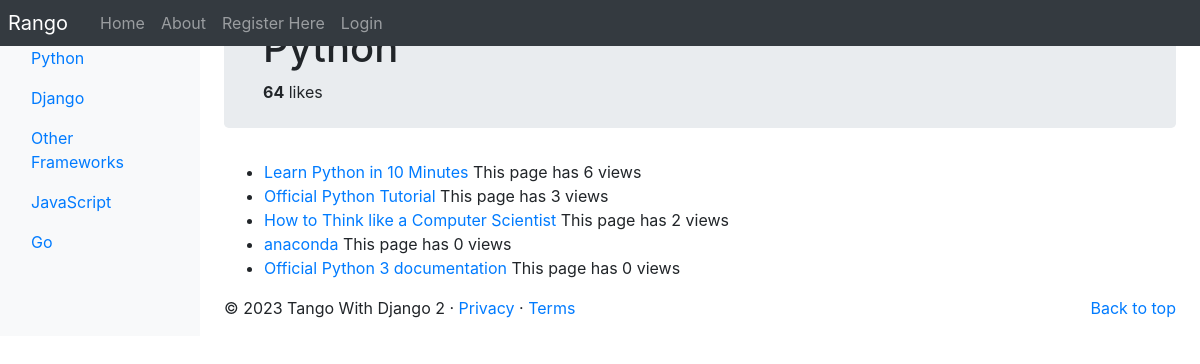
/rango/category/python/, run on an earlier commit of the app's database.
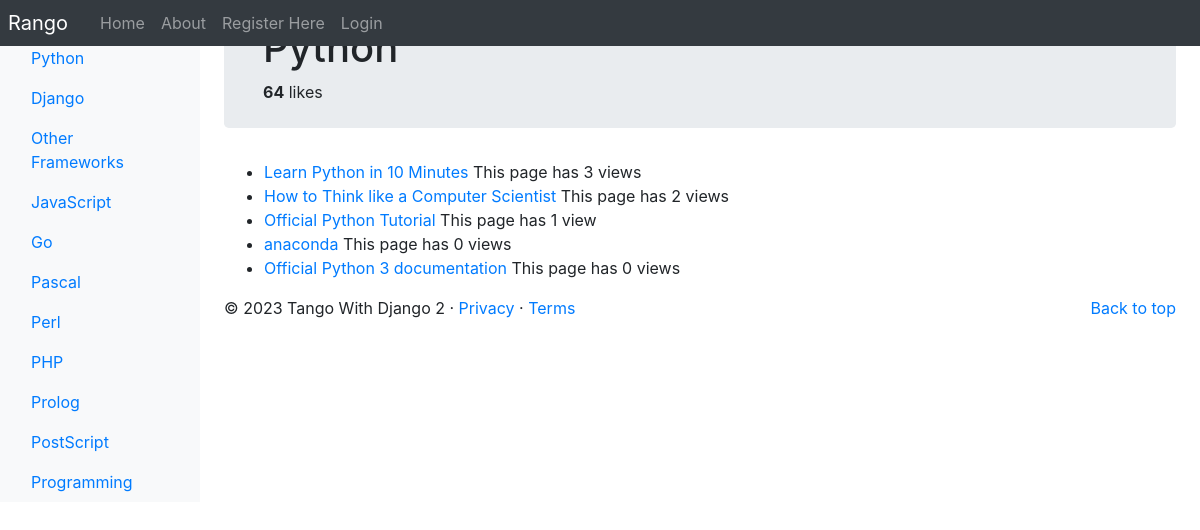
And on a later commit of the database.
### rango/models.py (models this page shows, shortened)
class Category(models.Model):
  name_max_length = 128
  name = models.CharField(max_length=name_max_length, unique=True)
  views = models.IntegerField(default=0)
  likes = models.IntegerField(default=0)
  slug = models.SlugField(unique=True)
  class Meta:
    verbose_name_plural = 'Categories'

class Page(models.Model):
  category = models.ForeignKey(Category, on_delete=models.CASCADE)
  title = models.CharField(max_length=128)
  url = models.URLField()
  views = models.IntegerField(default=0)
  last_visit = models.DateTimeField(default=timezone.now)

### rango/views.py (the view, shortened to what this page needs)
class ShowCategoryView(View):
    def populate_context(self, category_name_slug):
        context = {}
        try:
            category = Category.objects.get(slug=category_name_slug)
            pages = Page.objects.filter(category=category).order_by('-views')
            context['category'] = category
            context['pages'] = pages
        except Category.DoesNotExist:
            context['category'] = None
            context['pages'] = None
        return context
    def get(self, request, category_name_slug):
        context = self.populate_context(category_name_slug)
        return render(request, 'rango/category.html', context)

### rango/templatetags/rango_template_tags.py (called while the page is built)
@register.inclusion_tag('rango/categories.html')
def get_category_list(current_category=None):
    return {'categories': Category.objects.all(),
            'current_category': current_category}

@register.inclusion_tag('rango/category-pages.html')
def get_category_pages(pages=[]):
    context = {'pages': pages}
    return context

### templates/rango/category.html (shortened to what this page needs)
{% extends 'rango/base.html' %}
{% load staticfiles %}
{% load rango_template_tags %}
{% block body_block %}
  {% if category %}
    <div class="jumbotron p-4">
      <div class="container">
        <h1 id='category'>{{ category.name }}</h1>
        <strong id='number_of_likes'>{{ category.likes }}</strong> likes
      </div>
    </div>
    <div id="category-pages">
      {% get_category_pages pages%}
    </div>
  {% else %}
    The specified category does not exist.
  {% endif %}
{% endblock %}

### templates/rango/base.html (shortened to what this page needs)
<!DOCTYPE html>
{% load static %}
{% load rango_template_tags %}
<html lang="en">
    <head>
    <link href="https://getbootstrap.com/docs/4.2/dist/css/bootstrap.min.css" rel="stylesheet">
    <link href="https://getbootstrap.com/docs/4.2/examples/dashboard/dashboard.css" rel="stylesheet">
    </head>
    <body>
        <header>
            <nav class="navbar navbar-expand-md navbar-dark fixed-top bg-dark p-0">
                <a class="navbar-brand p-2" href="{% url 'rango:index' %}">Rango</a>
                <div class="collapse navbar-collapse" id="navbarCollapse">
                    <ul class="navbar-nav mr-auto">
                        <li class="nav-item"><a class="nav-link" href="{% url 'rango:index' %}">Home</a></li>
                        <li class="nav-item "><a class="nav-link" href="{% url 'rango:about' %}">About</a></li>
                        {% if user.is_authenticated %}
                            <li class="nav-item "><a class="nav-link" href="{% url 'rango:restricted' %}">Restricted</a></li>
                            <li class="nav-item"><a class="nav-link" href="{% url 'auth_logout' %}?next={% url 'rango:index' %}">Logout</a></li>
                            <li class="nav-item"><a class="nav-link" href="{% url 'rango:add_category' %}">Add Category</a></li>
                            <li class="nav-item"><a class="nav-link" href="{% url 'auth_password_change' %}">Change Password</a></li>
                            <li class="nav-item"><a class="nav-link" href="{% url 'rango:profile' user.username%}">Profile</a></li>
                            <li class="nav-item"><a class="nav-link" href="{% url 'rango:list_profiles'%}">Users</a></li>
                        {% else %}
                            <li class="nav-item"><a class="nav-link" href="{% url 'registration_register' %}">Register Here</a></li>
                            <li class="nav-item "><a class="nav-link" href="{% url 'auth_login' %}">Login</a></li>
                        {% endif %}
                    </ul>
                </div>
            </nav>
        </header>
        <div class="container-fluid">
            <div class="row">
                <nav class="col-md-2 d-none d-md-block bg-light sidebar">
                    <div class="w-75 ml-3">
                    </div>
                    <div class="sidebar-sticky" id='categories-list'>
                    {% block sidebar_block %}
                        {% get_category_list category %}
                    {% endblock %}
                    </div>
                </nav>
                <main role="main" class="col-md-9  ml-sm-auto col-lg-10 px-4">
                    {% block body_block %}{% endblock %}
                    <footer>
                        <p class="float-right"><a href="#">Back to top</a></p>
                        <p>&copy; 2023 Tango With Django 2 &middot; <a href="#">Privacy</a> &middot; <a href="#">Terms</a></p>
                    </footer>
                </main>
            </div>
        </div>
    </body>
</html>

### templates/rango/categories.html (shortened to what this page needs)
<ul class="nav flex-column">
  {% if categories %}
    {% for c in categories %}
      {% if c == current_category %}
        <li class="nav-item">
            <a class="nav-link active" href="{% url 'rango:show_category' c.slug %}">
              {{ c.name }}
            </a>
        </li>
      {% else %}
        <li class="nav-item">
          <a class="nav-link" href="{% url 'rango:show_category' c.slug %}">
            {{ c.name }}
          </a>
        </li>
      {% endif %}
    {% endfor %}
  {% else %}
    <li class="nav-item">There are no categories present.</li>
  {% endif %}
</ul>

### templates/rango/category-pages.html
{% if pages %}
  <ul>
    {% for page in pages %}
      {% if page.views == 1 %}
        <li>
          <a href='{% url "rango:goto" %}?page_id={{page.id}}'>
            {{ page.title }}
          </a>
          This page has {{page.views}} view
        </li>
      {% else %}
        <li>
          <a href='{% url "rango:goto" %}?page_id={{page.id}}'>
            {{ page.title }}
          </a>
          This page has {{page.views}} views
        </li>
      {% endif %}
    {% endfor %}
  </ul>
{% else %}
  <strong>No pages currently in category.</strong><br />
{% endif %}

What changed in the data, as far as the page shows it:
added Category: name "Pascal"
added Category: name "Perl"
added Category: name "PHP"
added Category: name "Prolog"
added Category: name "PostScript"
added Category: name "Programming"
changed Page "Learn Python in 10 Minutes": views "6" → "3"
changed Page "How to Think like a Computer Scientist": moves up the list
changed Page "Official Python Tutorial": views "3" → "1"; views "views" → "view"
